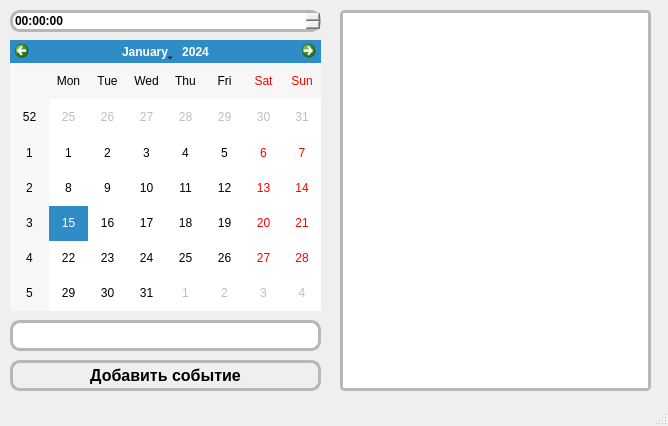
<?xml version="1.0" encoding="UTF-8"?>
<ui version="4.0">
 <class>MainWindow</class>
 <widget class="QMainWindow" name="MainWindow">
  <property name="geometry">
   <rect>
    <x>0</x>
    <y>0</y>
    <width>668</width>
    <height>426</height>
   </rect>
  </property>
  <property name="windowTitle">
   <string>Минипланировщик</string>
  </property>
  <widget class="QWidget" name="centralwidget">
   <widget class="QCalendarWidget" name="calendarWidget">
    <property name="geometry">
     <rect>
      <x>10</x>
      <y>40</y>
      <width>311</width>
      <height>271</height>
     </rect>
    </property>
    <property name="styleSheet">
     <string notr="true"/>
    </property>
   </widget>
   <widget class="QLineEdit" name="lineEdit">
    <property name="geometry">
     <rect>
      <x>10</x>
      <y>320</y>
      <width>311</width>
      <height>31</height>
     </rect>
    </property>
    <property name="font">
     <font>
      <pointsize>12</pointsize>
      <weight>75</weight>
      <bold>true</bold>
     </font>
    </property>
    <property name="styleSheet">
     <string notr="true">background: none;
border-radius: 10px;
border: 3px solid #b7b7b7;
</string>
    </property>
    <property name="text">
     <string/>
    </property>
   </widget>
   <widget class="QTimeEdit" name="timeEdit">
    <property name="geometry">
     <rect>
      <x>10</x>
      <y>10</y>
      <width>311</width>
      <height>22</height>
     </rect>
    </property>
    <property name="font">
     <font>
      <weight>75</weight>
      <bold>true</bold>
     </font>
    </property>
    <property name="styleSheet">
     <string notr="true">background: none;
border-radius: 10px;
border: 3px solid #b7b7b7;
</string>
    </property>
   </widget>
   <widget class="QPushButton" name="addEventBtn">
    <property name="geometry">
     <rect>
      <x>10</x>
      <y>360</y>
      <width>311</width>
      <height>31</height>
     </rect>
    </property>
    <property name="font">
     <font>
      <pointsize>12</pointsize>
      <weight>75</weight>
      <bold>true</bold>
     </font>
    </property>
    <property name="styleSheet">
     <string notr="true">QPushButton{
border: 3px solid #b7b7b7;
border-radius: 10px;
background-color: none;
}
QPushButton:hover{
background-color: #c8c8c8;
}</string>
    </property>
    <property name="text">
     <string>Добавить событие</string>
    </property>
   </widget>
   <widget class="QListWidget" name="eventList">
    <property name="geometry">
     <rect>
      <x>340</x>
      <y>10</y>
      <width>311</width>
      <height>381</height>
     </rect>
    </property>
    <property name="styleSheet">
     <string notr="true">background: none;
border-radius: 5px;
border: 3px solid #b7b7b7;
</string>
    </property>
   </widget>
  </widget>
  <widget class="QStatusBar" name="statusbar"/>
 </widget>
 <resources/>
 <connections/>
</ui>
